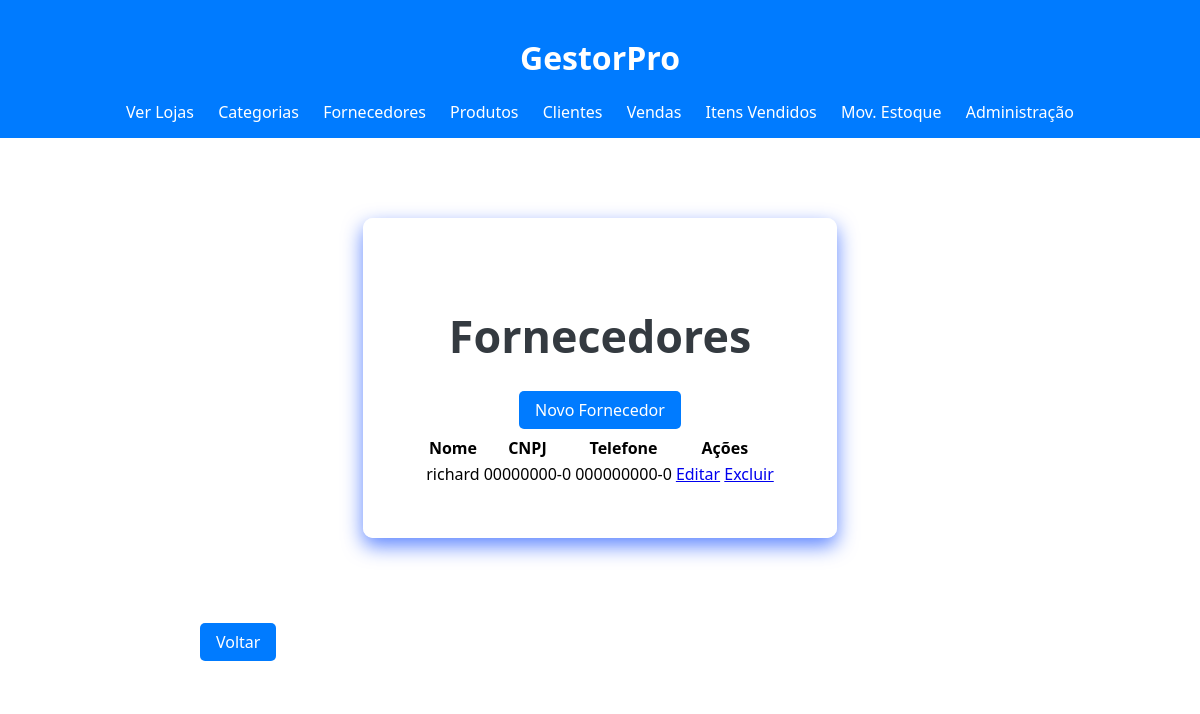
Before: /fornecedores/ (signed in) with the older database file.
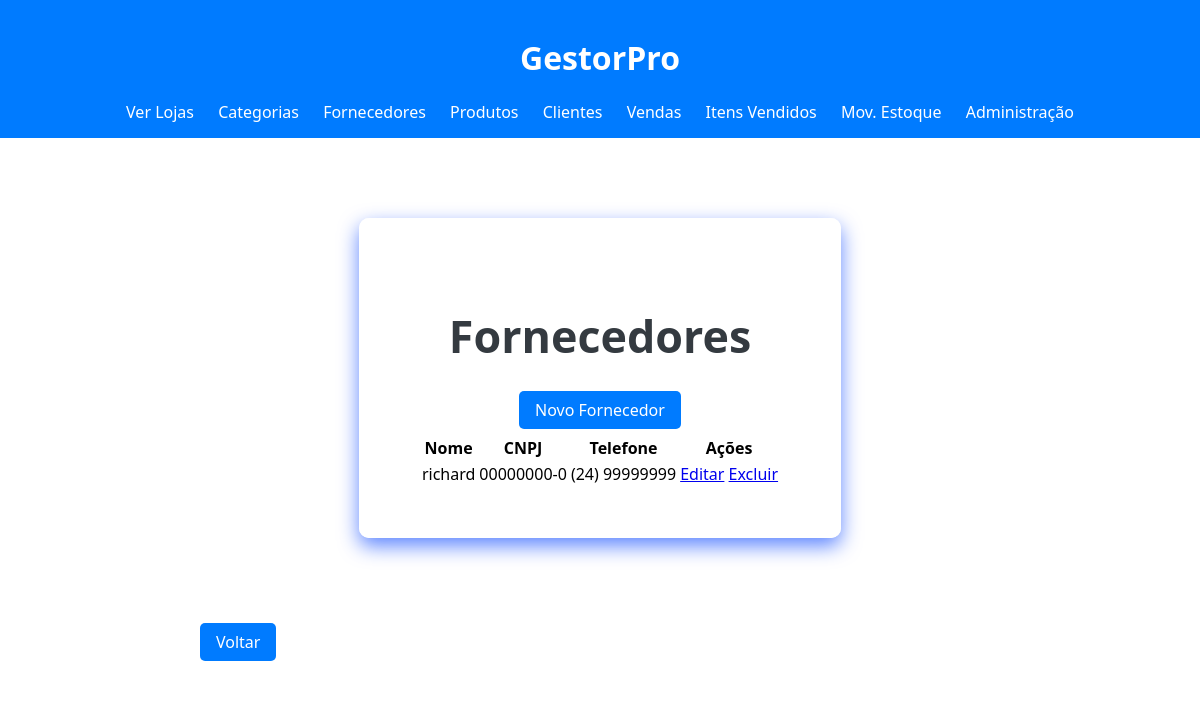
After: the same page with the newer database file.
### loja_app/models.py (models this page shows, shortened)
class Fornecedor(models.Model):
    nome = models.CharField(max_length=200, verbose_name="Nome do Fornecedor")
    cnpj = models.CharField(max_length=20, verbose_name="CNPJ", unique=True, blank=True, null=True)
    telefone = models.CharField(max_length=15, verbose_name="Telefone", blank=True, null=True)
    email = models.EmailField(verbose_name="E-mail", blank=True, null=True)

### loja_app/views.py (the view)
# urls.py: path('fornecedores/', views.lista_fornecedores, name='lista_fornecedores'),
@staff_member_required
def lista_fornecedores(request):
    fornecedores = Fornecedor.objects.all()
    return render(request, 'loja_app/fornecedor_list.html', {'fornecedores': fornecedores})

### loja_app/templates/loja_app/fornecedor_list.html (shortened to what this page needs)
{% extends 'loja_app/base.html' %}
{% load static %}
{% block body_class %}dashboard-page{% endblock %}
{% block extra_css %}
<link rel="stylesheet" href="{% static 'loja_app/css/home.css' %}">
{% endblock %}
{% block content %}
    <div class="dashboard-simple-container">
        <div class="dashboard-simple-content">
            <h2>Fornecedores</h2>
            <a href="{% url 'cadastrar_fornecedor' %}" class="botao">Novo Fornecedor</a>
            <table>
                <thead>
                    <tr>
                        <th>Nome</th>
                        <th>CNPJ</th>
                        <th>Telefone</th>
                        <th>Ações</th>
                    </tr>
                </thead>
                <tbody>
                    {% for fornecedor in fornecedores %}
                    <tr>
                        <td>{{ fornecedor.nome }}</td>
                        <td>{{ fornecedor.cnpj|default:"-" }}</td>
                        <td>{{ fornecedor.telefone|default:"-" }}</td>
                        <td>
                            <a href="{% url 'editar_fornecedor' fornecedor.id %}">Editar</a>
                            <a href="{% url 'excluir_fornecedor' fornecedor.id %}">Excluir</a>
                        </td>
                    </tr>
                    {% empty %}
                    <p><td colspan="4">Nenhum fornecedor cadastrado.</td></p>
                    {% endfor %}
                </tbody>
            </table>
        </div>
    </div>
    <div class="back-button-container" style="margin-top: 20px;">
                <a href="{% url 'dashboard' %}" class="botao">Voltar</a>
            </div>
{% endblock %}

Changed rows visible on the page:
changed Fornecedor "richard": telefone "000000000-0" → "(24) 99999999"
